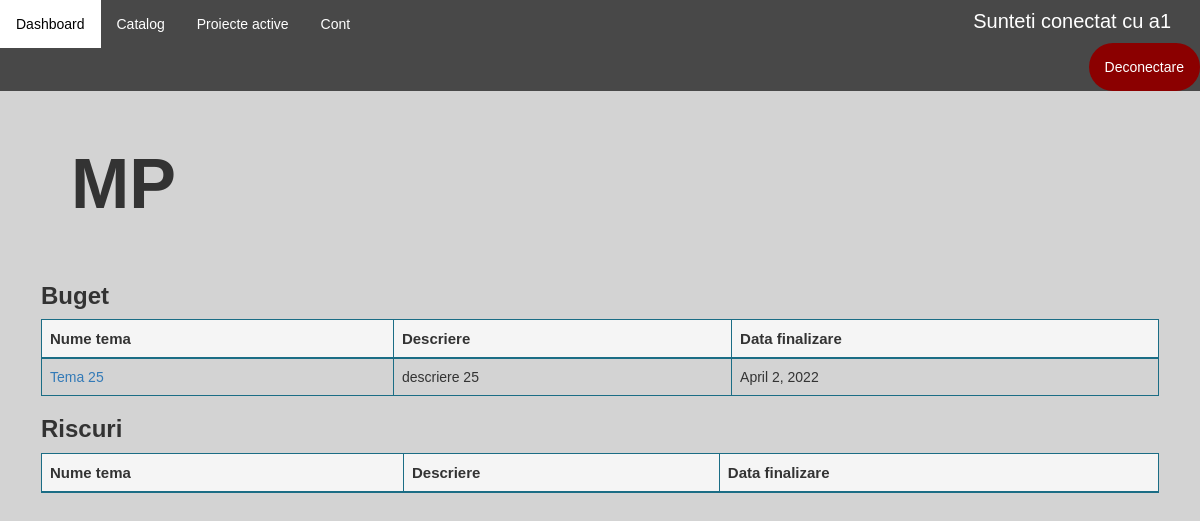
The app's page /disciplina-student/18/ (signed in), older data.
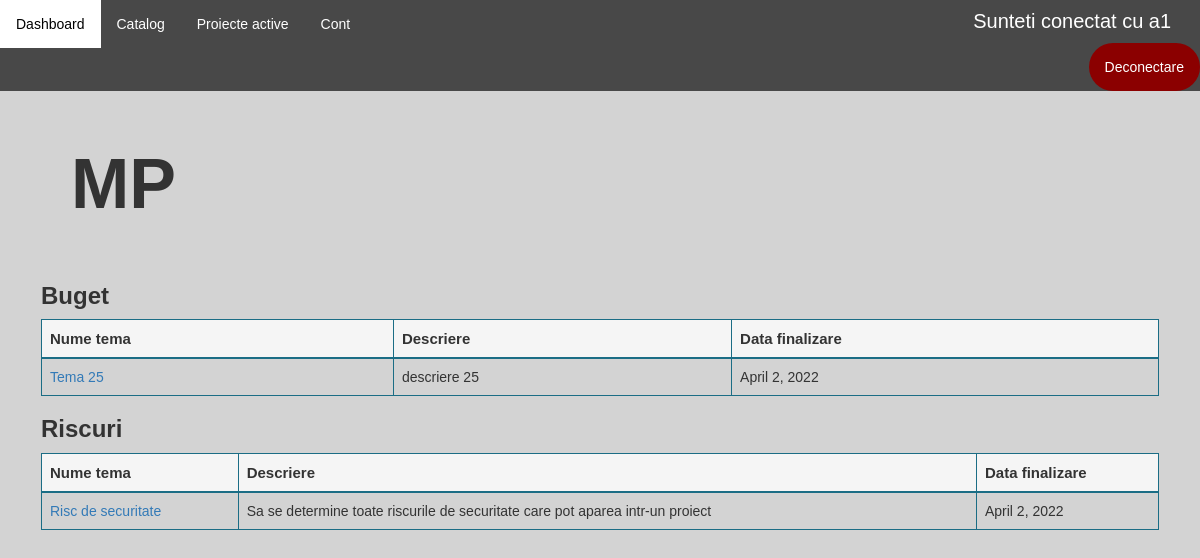
The same page, newer data.
### application/models.py (models this page shows)
class Proiect(models.Model):
    id = models.AutoField(primary_key=True)
    nume = models.CharField(max_length=100, unique=False)
    data_inregistrare = models.DateField(auto_now_add=True)
    data_finalizare = models.DateField()
    profesor = models.ForeignKey(Profesor, on_delete=models.CASCADE)
    disciplina = models.ForeignKey(Disciplina, on_delete=models.CASCADE, null=True)
    document = models.CharField(max_length=100, null=True)
    nr_persoane = models.IntegerField(null=True)
    cale = models.CharField(max_length=100, default=None)

class Tema(models.Model):
    id = models.AutoField(primary_key=True)
    nume = models.CharField(max_length=100, unique=False)
    descriere = models.CharField(max_length=500, null=True)
    proiect = models.ForeignKey(Proiect, on_delete=models.CASCADE, unique=False)

### application/decorators.py (the view)
        def wrapper_func(request, *args, **kwargs):
            user_groups = list()
            for group in request.user.groups.all():
                user_groups.append(group.name)
            if allowed_roles[0] in user_groups:
                return view_func(request, *args, **kwargs)
            else:
                return redirect('dashboard')

### application/functions.py (called while the page is built)
def get_user_info(request):
    user = request.user
    user_groups = [group.name for group in user.groups.all()]
    if 'admin' in user_groups:
        user_type = 'admin'
    elif 'studenti' in user_groups:
        user_type = 'student'
    elif 'secretariat' in user_groups:
        user_type = 'secretar'
    else:
        user_type = 'profesor'
    out = {'user': user,
           'user_groups': user_groups,
           'user_type': user_type
           }
    return out

def create_context(request=None, extract_user_info=True):
    if extract_user_info and not request:
        raise ValueError("request must be set if extract_user_info is True")
    out = {}
    if extract_user_info:
        out.update(get_user_info(request))
    return out

### application/templates/application/student/disciplinaStudent.html (shortened to what this page needs)
{% extends 'application/dashboard.html' %}
{% load static %}
{% block article %}
        <h1 style="font-size: 70px; padding: 30px"><b>{{ disciplina.nume }}</b></h1><br>
        <div class="table-wrapper-scroll-y custom-scrollbar" style="margin-top:-20px;">
        {% for proiect in proiecte %}
            <table class="table table-bordered" id="myTable" style="border-color: #1b6d85">
                <h3><b>{{ proiect.nume }}</b></h3>
                <thead style="background-color: whitesmoke; border-color: #1b6d85; font-size: 15px">
                <tr  style="border-color: #1b6d85">
                    <th  style="border-color: #1b6d85">Nume tema</th>
                    <th  style="border-color: #1b6d85">Descriere</th>
                    <th  style="border-color: #1b6d85">Data finalizare</th>
                </tr>
                </thead>
                <tbody>
                {% for tema in teme_student %}
                    {% if tema.proiect == proiect %}
                    <tr class="tr">
                        <td  style="border-color: #1b6d85"><a href="{% url 'temaStudent' tema.id %}"> {{ tema.nume }}</a></td>
                        <td  style="border-color: #1b6d85">{{ tema.descriere }}</td>
                        <td  style="border-color: #1b6d85">{{ proiect.data_finalizare }}</td>
                    </tr>
                    {% endif %}
                {% endfor %}
                </tbody>
            </table>
        {% endfor %}
        </div>
{% endblock %}

Row changes from the older to the newer data that the page shows:
added Tema: nume "Risc de securitate", descriere "Sa se determine toate riscurile de securitate care pot aparea intr-un proiect", {{ proiect.data_finalizare }} "April 2, 2022", shown under Proiect "Riscuri"
